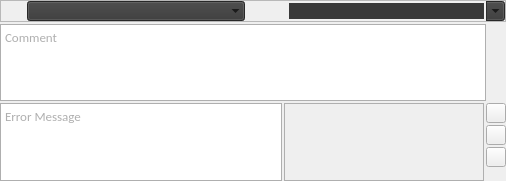
<?xml version="1.0" encoding="UTF-8"?>
<ui version="4.0">
 <class>arReport</class>
 <widget class="QWidget" name="arReport">
  <property name="geometry">
   <rect>
    <x>0</x>
    <y>0</y>
    <width>506</width>
    <height>181</height>
   </rect>
  </property>
  <property name="minimumSize">
   <size>
    <width>506</width>
    <height>0</height>
   </size>
  </property>
  <property name="maximumSize">
   <size>
    <width>1200</width>
    <height>16777215</height>
   </size>
  </property>
  <property name="font">
   <font>
    <family>Calibri</family>
    <pointsize>11</pointsize>
    <weight>75</weight>
    <bold>true</bold>
   </font>
  </property>
  <property name="windowTitle">
   <string>Report</string>
  </property>
  <property name="windowIcon">
   <iconset resource="../../../img/img.qrc">
    <normaloff>:/btn/btn/btnReport48r.png</normaloff>:/btn/btn/btnReport48r.png</iconset>
  </property>
  <property name="styleSheet">
   <string notr="true"/>
  </property>
  <layout class="QVBoxLayout" name="verticalLayout_3">
   <property name="spacing">
    <number>0</number>
   </property>
   <property name="margin">
    <number>0</number>
   </property>
   <item>
    <layout class="QVBoxLayout" name="verticalLayout">
     <property name="spacing">
      <number>2</number>
     </property>
     <property name="sizeConstraint">
      <enum>QLayout::SetMinimumSize</enum>
     </property>
     <item>
      <widget class="QFrame" name="frame">
       <property name="maximumSize">
        <size>
         <width>16777215</width>
         <height>30</height>
        </size>
       </property>
       <property name="frameShape">
        <enum>QFrame::StyledPanel</enum>
       </property>
       <property name="frameShadow">
        <enum>QFrame::Raised</enum>
       </property>
       <layout class="QHBoxLayout" name="horizontalLayout">
        <property name="margin">
         <number>0</number>
        </property>
        <item>
         <widget class="QLabel" name="lblReport">
          <property name="maximumSize">
           <size>
            <width>20</width>
            <height>20</height>
           </size>
          </property>
          <property name="styleSheet">
           <string notr="true">background-color: 'transparent';</string>
          </property>
          <property name="text">
           <string/>
          </property>
          <property name="pixmap">
           <pixmap resource="../../../img/img.qrc">:/shelf/software/maya/shelf/shelf_bug35.png</pixmap>
          </property>
          <property name="scaledContents">
           <bool>true</bool>
          </property>
         </widget>
        </item>
        <item>
         <widget class="QComboBox" name="cbxReport">
          <property name="enabled">
           <bool>true</bool>
          </property>
          <property name="minimumSize">
           <size>
            <width>0</width>
            <height>20</height>
           </size>
          </property>
          <property name="font">
           <font>
            <family>Malgun Gothic</family>
            <pointsize>10</pointsize>
            <weight>75</weight>
            <bold>true</bold>
           </font>
          </property>
          <property name="toolTip">
           <string>Report Reason</string>
          </property>
          <property name="layoutDirection">
           <enum>Qt::LeftToRight</enum>
          </property>
          <property name="styleSheet">
           <string notr="true">background-color: rgb(56, 56, 56);</string>
          </property>
          <property name="editable">
           <bool>false</bool>
          </property>
          <property name="insertPolicy">
           <enum>QComboBox::InsertAtBottom</enum>
          </property>
          <property name="frame">
           <bool>false</bool>
          </property>
         </widget>
        </item>
        <item>
         <spacer name="horizontalSpacer">
          <property name="orientation">
           <enum>Qt::Horizontal</enum>
          </property>
          <property name="sizeType">
           <enum>QSizePolicy::Maximum</enum>
          </property>
          <property name="sizeHint" stdset="0">
           <size>
            <width>10</width>
            <height>20</height>
           </size>
          </property>
         </spacer>
        </item>
        <item>
         <widget class="QLabel" name="lblScript">
          <property name="maximumSize">
           <size>
            <width>20</width>
            <height>20</height>
           </size>
          </property>
          <property name="styleSheet">
           <string notr="true">background-color: 'transparent';</string>
          </property>
          <property name="text">
           <string/>
          </property>
          <property name="pixmap">
           <pixmap resource="../../../img/img.qrc">:/shelf/software/maya/shelf/shelf_default35.png</pixmap>
          </property>
          <property name="scaledContents">
           <bool>true</bool>
          </property>
         </widget>
        </item>
        <item>
         <widget class="QComboBox" name="cbxScript">
          <property name="minimumSize">
           <size>
            <width>0</width>
            <height>20</height>
           </size>
          </property>
          <property name="font">
           <font>
            <family>Malgun Gothic</family>
            <pointsize>10</pointsize>
            <weight>75</weight>
            <bold>true</bold>
           </font>
          </property>
          <property name="toolTip">
           <string>Script</string>
          </property>
          <property name="layoutDirection">
           <enum>Qt::LeftToRight</enum>
          </property>
          <property name="styleSheet">
           <string notr="true">background-color: rgb(56, 56, 56);</string>
          </property>
          <property name="editable">
           <bool>true</bool>
          </property>
          <property name="insertPolicy">
           <enum>QComboBox::InsertAtBottom</enum>
          </property>
          <property name="frame">
           <bool>false</bool>
          </property>
          <property name="modelColumn">
           <number>0</number>
          </property>
         </widget>
        </item>
       </layout>
       <zorder>cbxReport</zorder>
       <zorder>cbxScript</zorder>
       <zorder>lblReport</zorder>
       <zorder>lblScript</zorder>
       <zorder>horizontalSpacer</zorder>
      </widget>
     </item>
     <item>
      <widget class="QPlainTextEdit" name="edtComment">
       <property name="maximumSize">
        <size>
         <width>486</width>
         <height>16777215</height>
        </size>
       </property>
       <property name="font">
        <font>
         <family>Calibri</family>
         <pointsize>10</pointsize>
         <weight>50</weight>
         <bold>false</bold>
        </font>
       </property>
       <property name="toolTip">
        <string>Report Message</string>
       </property>
       <property name="styleSheet">
        <string notr="true">color: rgb(175, 175, 175);</string>
       </property>
       <property name="frameShape">
        <enum>QFrame::Box</enum>
       </property>
       <property name="frameShadow">
        <enum>QFrame::Plain</enum>
       </property>
       <property name="lineWidth">
        <number>1</number>
       </property>
       <property name="midLineWidth">
        <number>0</number>
       </property>
       <property name="plainText">
        <string>Comment</string>
       </property>
       <property name="backgroundVisible">
        <bool>false</bool>
       </property>
       <property name="centerOnScroll">
        <bool>false</bool>
       </property>
      </widget>
     </item>
     <item>
      <layout class="QHBoxLayout" name="horizontalLayout_3">
       <property name="spacing">
        <number>2</number>
       </property>
       <item>
        <widget class="QPlainTextEdit" name="edtErrorMsg">
         <property name="minimumSize">
          <size>
           <width>0</width>
           <height>0</height>
          </size>
         </property>
         <property name="maximumSize">
          <size>
           <width>10000</width>
           <height>10000</height>
          </size>
         </property>
         <property name="font">
          <font>
           <family>Calibri</family>
           <pointsize>10</pointsize>
           <weight>50</weight>
           <bold>false</bold>
          </font>
         </property>
         <property name="toolTip">
          <string>Error Message</string>
         </property>
         <property name="styleSheet">
          <string notr="true">color: rgb(175, 175, 175);</string>
         </property>
         <property name="frameShape">
          <enum>QFrame::Box</enum>
         </property>
         <property name="frameShadow">
          <enum>QFrame::Plain</enum>
         </property>
         <property name="lineWidth">
          <number>1</number>
         </property>
         <property name="midLineWidth">
          <number>0</number>
         </property>
         <property name="plainText">
          <string>Error Message</string>
         </property>
         <property name="backgroundVisible">
          <bool>false</bool>
         </property>
         <property name="centerOnScroll">
          <bool>false</bool>
         </property>
        </widget>
       </item>
       <item>
        <widget class="QLabel" name="lblPreviewImgBG">
         <property name="enabled">
          <bool>false</bool>
         </property>
         <property name="minimumSize">
          <size>
           <width>200</width>
           <height>0</height>
          </size>
         </property>
         <property name="font">
          <font>
           <family>Malgun Gothic</family>
           <pointsize>8</pointsize>
          </font>
         </property>
         <property name="toolTip">
          <string>Thumb Image</string>
         </property>
         <property name="styleSheet">
          <string notr="true">color: rgb(175, 175, 175);</string>
         </property>
         <property name="frameShape">
          <enum>QFrame::Box</enum>
         </property>
         <property name="frameShadow">
          <enum>QFrame::Plain</enum>
         </property>
         <property name="text">
          <string/>
         </property>
         <property name="textFormat">
          <enum>Qt::AutoText</enum>
         </property>
         <property name="pixmap">
          <pixmap>:/placeholder/img/placeholder/000.png</pixmap>
         </property>
         <property name="scaledContents">
          <bool>true</bool>
         </property>
         <property name="alignment">
          <set>Qt::AlignLeading|Qt::AlignLeft|Qt::AlignTop</set>
         </property>
         <property name="wordWrap">
          <bool>false</bool>
         </property>
        </widget>
       </item>
       <item>
        <layout class="QVBoxLayout" name="verticalLayout_2">
         <item>
          <widget class="QPushButton" name="btnSnapshotViewport">
           <property name="maximumSize">
            <size>
             <width>20</width>
             <height>20</height>
            </size>
           </property>
           <property name="toolTip">
            <string>Take Viewport Snapshot [V]</string>
           </property>
           <property name="styleSheet">
            <string notr="true">background-color: 'transparent';</string>
           </property>
           <property name="text">
            <string/>
           </property>
           <property name="icon">
            <iconset resource="../../../img/img.qrc">
             <normaloff>:/shelf/software/maya/shelf/shelf_viewport35.png</normaloff>:/shelf/software/maya/shelf/shelf_viewport35.png</iconset>
           </property>
           <property name="iconSize">
            <size>
             <width>20</width>
             <height>20</height>
            </size>
           </property>
           <property name="shortcut">
            <string>V</string>
           </property>
          </widget>
         </item>
         <item>
          <widget class="QPushButton" name="btnSnapshotRender">
           <property name="maximumSize">
            <size>
             <width>20</width>
             <height>20</height>
            </size>
           </property>
           <property name="toolTip">
            <string>Take Render Snapshot [R]</string>
           </property>
           <property name="styleSheet">
            <string notr="true">background-color: 'transparent';</string>
           </property>
           <property name="text">
            <string/>
           </property>
           <property name="icon">
            <iconset resource="../../../img/img.qrc">
             <normaloff>:/shelf/software/maya/shelf/shelf_renderLow35.png</normaloff>:/shelf/software/maya/shelf/shelf_renderLow35.png</iconset>
           </property>
           <property name="iconSize">
            <size>
             <width>20</width>
             <height>20</height>
            </size>
           </property>
           <property name="shortcut">
            <string>R</string>
           </property>
          </widget>
         </item>
         <item>
          <widget class="QPushButton" name="btnScreenshot">
           <property name="maximumSize">
            <size>
             <width>20</width>
             <height>20</height>
            </size>
           </property>
           <property name="toolTip">
            <string>Take Screenshot [S]</string>
           </property>
           <property name="styleSheet">
            <string notr="true">background-color: 'transparent';</string>
           </property>
           <property name="text">
            <string/>
           </property>
           <property name="icon">
            <iconset resource="../../../img/img.qrc">
             <normaloff>:/btn/btn/btnCamera48.png</normaloff>:/btn/btn/btnCamera48.png</iconset>
           </property>
           <property name="iconSize">
            <size>
             <width>20</width>
             <height>20</height>
            </size>
           </property>
           <property name="shortcut">
            <string>S</string>
           </property>
          </widget>
         </item>
         <item>
          <spacer name="verticalSpacer_2">
           <property name="orientation">
            <enum>Qt::Vertical</enum>
           </property>
           <property name="sizeHint" stdset="0">
            <size>
             <width>20</width>
             <height>40</height>
            </size>
           </property>
          </spacer>
         </item>
        </layout>
       </item>
      </layout>
     </item>
    </layout>
   </item>
  </layout>
 </widget>
 <tabstops>
  <tabstop>edtComment</tabstop>
  <tabstop>cbxReport</tabstop>
  <tabstop>cbxScript</tabstop>
  <tabstop>btnScreenshot</tabstop>
 </tabstops>
 <resources>
  <include location="../../../img/img.qrc"/>
  <include location="../../../img/img.qrc"/>
  <include location="../../img/img.qrc"/>
 </resources>
 <connections/>
</ui>
